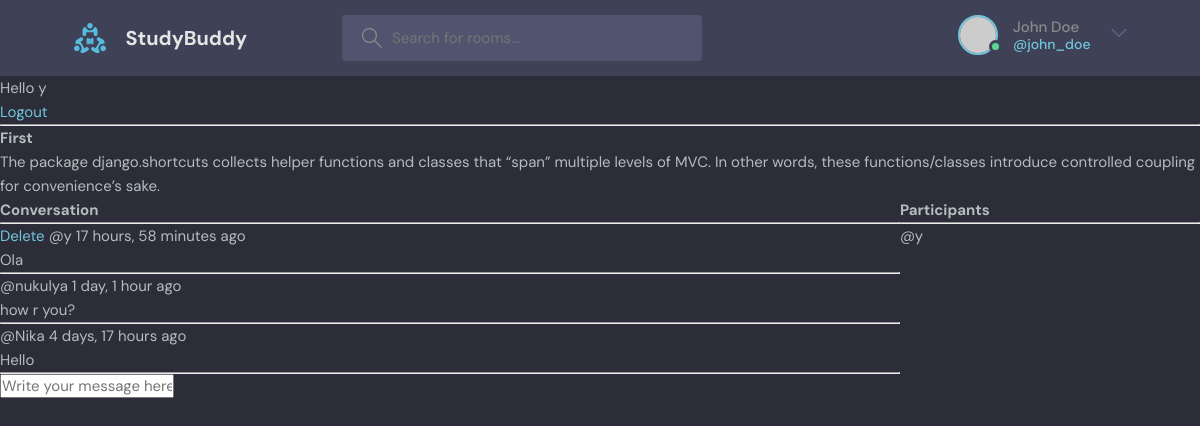
Before: /room/1/ (signed in) with the older database file.
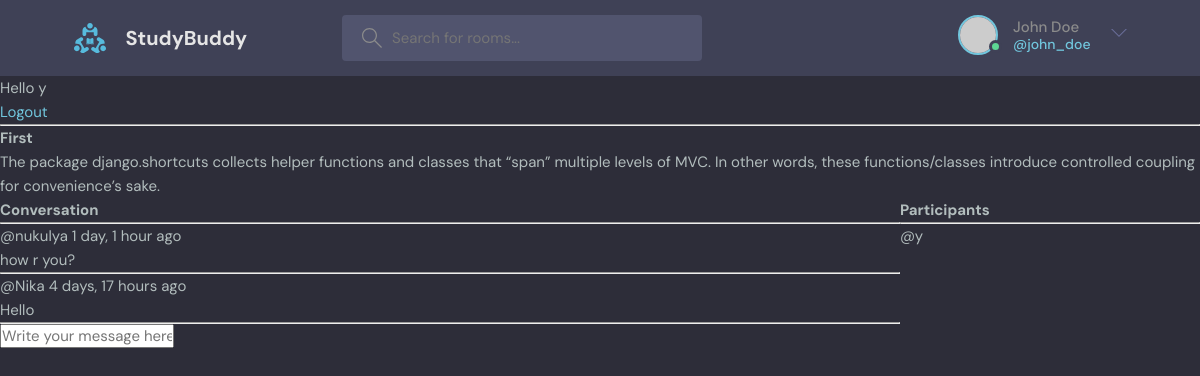
After: the same page with the newer database file.
### base/models.py (models this page shows, shortened)
class Message(models.Model):
    user = models.ForeignKey(User, on_delete=models.CASCADE)
    room = models.ForeignKey(Room, on_delete=models.CASCADE)
    body = models.TextField()
    updated = models.DateTimeField(auto_now=True)
    created = models.DateTimeField(auto_now_add=True)
    class Meta:
        ordering = ['-updated', '-created']

### base/views.py (the view, shortened to what this page needs)
# urls.py: path('room/<str:pk>/', views.room, name="room"),
def room(request, pk):
    room = Room.objects.get(id=pk)
    room_messages = room.message_set.all()
    participants = room.participants.all()
    context = {'room': room, 'room_messages':room_messages, 'participants':participants}
    return render(request, 'base/room.html', context)

### base/templates/base/room.html (shortened to what this page needs)
{% extends 'main.html' %} {% block content %}
<h1>{{room.name}}</h1>
<p>{{room.description}}</p>
<div class="room-container">
  <div>
    <div class="comment-wrapper">
      <h3>Conversation</h3>
      <hr />
      {% for message in room_messages %}
      <div>
        {% if request.user == message.user%}
        <a href="{% url 'delete-message' message.id %}">Delete</a>
        {% endif %}
        <small>@{{message.user}} {{message.created|timesince}} ago</small>
        <p>{{message.body}}</p>
        <hr />
      </div>
      {% endfor %}
    </div>
    {% if request.user.is_authenticated %}
    <div class="comment-form">
      <form method="POST" action="">
        <input
          type="text"
          name="body"
          placeholder="Write your message here..."
        />
      </form>
    </div>
    {% endif %}
  </div>
  <div>
    <h3>Participants</h3>
    <hr />
    {% for user in participants %}
    <div><p>@{{user.username}}</p></div>
    {% endfor %}
  </div>
</div>
{% endblock content %}

### templates/navbar.html (shortened to what this page needs)
<header class="header header--loggedIn">
  <div class="container">
    <a href="{% url 'home' %}" class="header__logo">
      <img src="assets/logo.svg" />
      <h1>StudyBuddy</h1>
    </a>
    <form class="header__search" method="GET" action={% url "home" %}>
      <label>
        <input input='q' placeholder="Search for rooms..." />
      </label>
    <nav class="header__menu">
      <div class="header__user">
        <a href="profile.html">
          <div class="avatar avatar--medium active">
            <img src="https://randomuser.me/api/portraits/men/37.jpg" />
          </div>
          <p>John Doe <span>@john_doe</span></p>
        </a>
        <button class="dropdown-button">
          <svg
            version="1.1"
            xmlns="http://www.w3.org/2000/svg"
            width="32"
            height="32"
            viewBox="0 0 32 32"
          >
            <title>chevron-down</title>
            <path d="M16 21l-13-13h-3l16 16 16-16h-3l-13 13z"></path>
          </svg>
        </button>
      </div>
    </nav>
  </div>
</header>
{% if request.user.is_authenticated %}
<p>Hello {{request.user}}</p>
<a href="{% url 'logout'%}">Logout</a>
{% else %}
<a href="{% url 'login'%}">Login</a>
{% endif %}
<hr />

Changed rows visible on the page:
removed Message: shows "Delete", user "y", created "17 hours, 58 minutes", body "Ola"
